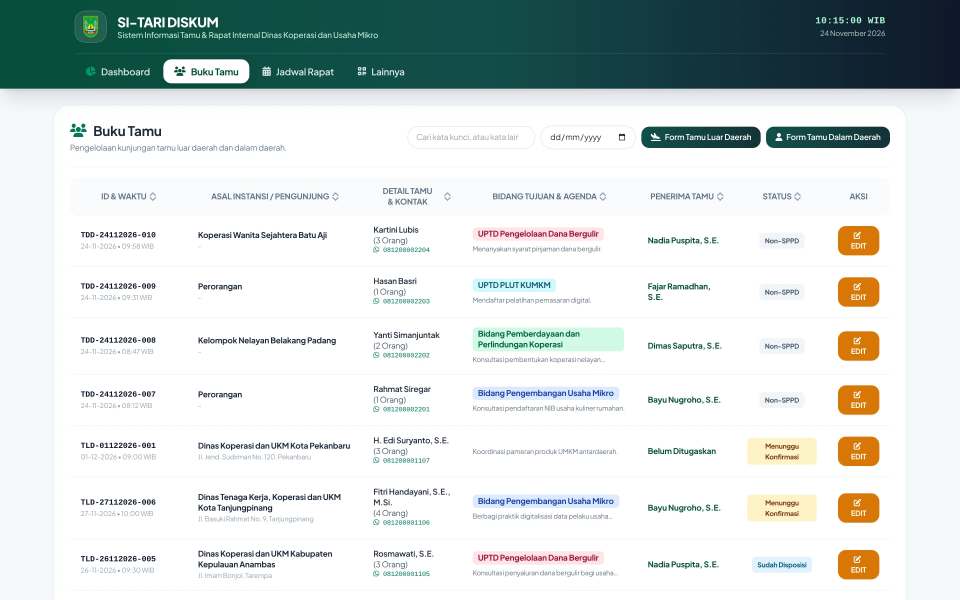
#> input picture projects/sitari/presentation/assets/buku-tamu.webp, 2880 x 1800 px, given in place of visit-konfirmasi.webp, which was not available (shown at 1/3 size)
$ python crop-modals.py
#> lines starting #> are read from the running program, lines starting #| are printed output that depends on the picture; after the words box and inside, x2 and y2 are one past the last pixel; in counts of white or black regions, pixels touching at a corner belong together
"""Crops modal screenshots (assets/<name>.webp) to the white dialog, saved as assets/<name>-crop.webp."""
import pathlib, sys
from PIL import Image
d = pathlib.Path(__file__).parent / 'assets'
NAMES = ['visit-konfirmasi', 'visit-konfirmasi-bottom', 'visit-disposisi', 'visit-notifikasi', 'visit-kedatangan',
         'visit-sppd', 'visit-selesai', 'tdd-detail', 'presensi-qr', 'presensi-daftar', 'kalender-agenda', 'e-notula']
for n in NAMES:
    im = Image.open(d / f'{n}.webp').convert('RGB')
#> im is the input picture: PIL image 2880x1800 RGB; mean R, G, B 210.9, 218.4, 217.1
    w, h = im.size
#> w = 2880; h = 1800
    g = im.convert('L').point(lambda v: 255 if v >= 246 else 0)
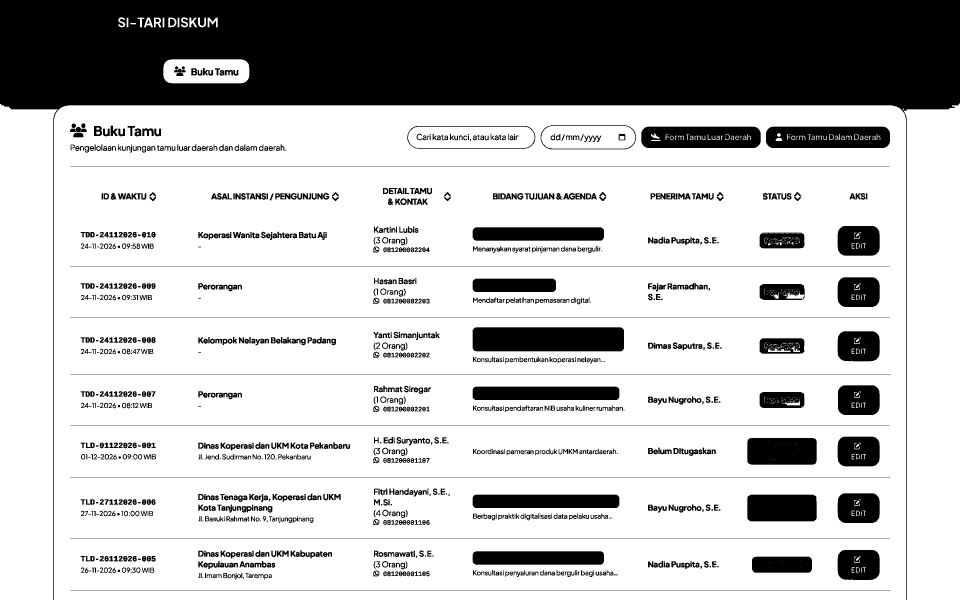
#> g: PIL image 2880x1800 L (shown at 1/3 size); 73.9% white; 1689 black regions (382 under 20 px), largest, box (x1, y1, x2, y2) and area: (0, 0, 2880, 1800) 897891, (1418, 982, 1872, 1054) 32566, (2298, 380, 2670, 444) 21509
    # only the middle band, so a toast in the corner does not widen the box
    band = g.crop((int(w * 0.12), 0, int(w * 0.88), h))
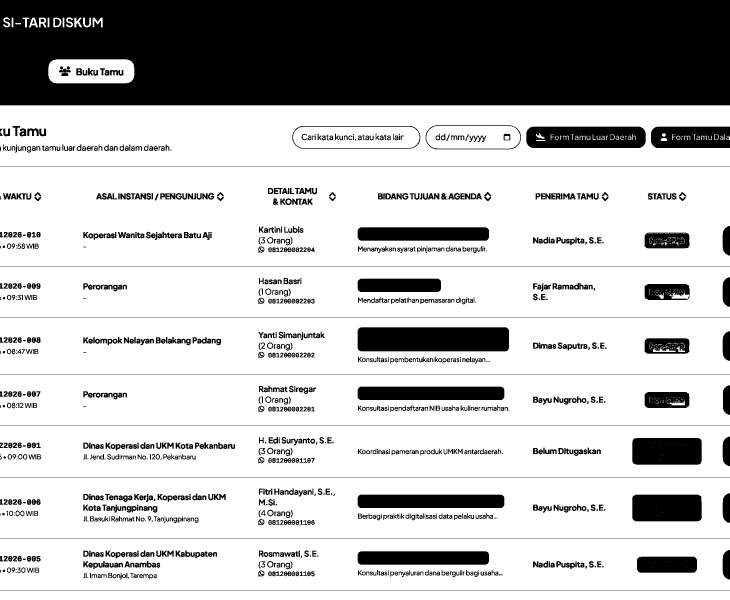
#> band: PIL image 2189x1800 L (shown at 1/3 size); 73.7% white; 1532 black regions (357 under 20 px), largest, box (x1, y1, x2, y2) and area: (0, 0, 2189, 316) 669674, (1073, 982, 1527, 1054) 32566, (1579, 380, 1937, 444) 20964
    box = band.getbbox()
#> box = (0, 52, 2189, 1800)
    if not box:
        print('no box', n); continue
    l, t, r, b = box
#> l = 0; t = 52; r = 2189; b = 1800
    l += int(w * 0.12); r += int(w * 0.12)
#> after `l += int(w * 0.12)`: l = 345
#> after `r += int(w * 0.12)`: r = 2534
    pad = 16
    im.crop((max(0, l - pad), max(0, t - pad), min(w, r + pad), min(h, b + pad))).save(d / f'{n}-crop.webp', 'WEBP', quality=88, method=6)
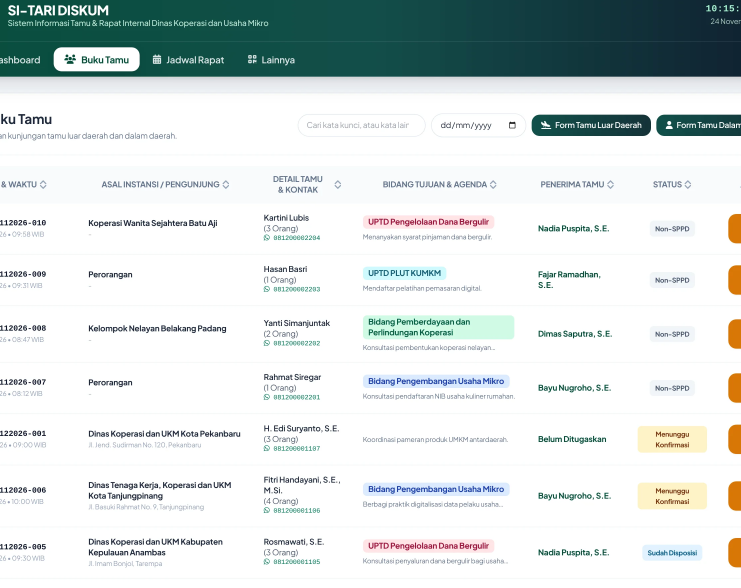
#> saved as visit-konfirmasi-crop.webp: PIL image 2221x1764 RGB (shown at 1/3 size); mean R, G, B 215.2, 222.6, 222
    print(n, (r - l, b - t))
#| visit-konfirmasi (2189, 1748)
#> pass 2 of the loop `for n in NAMES:`:
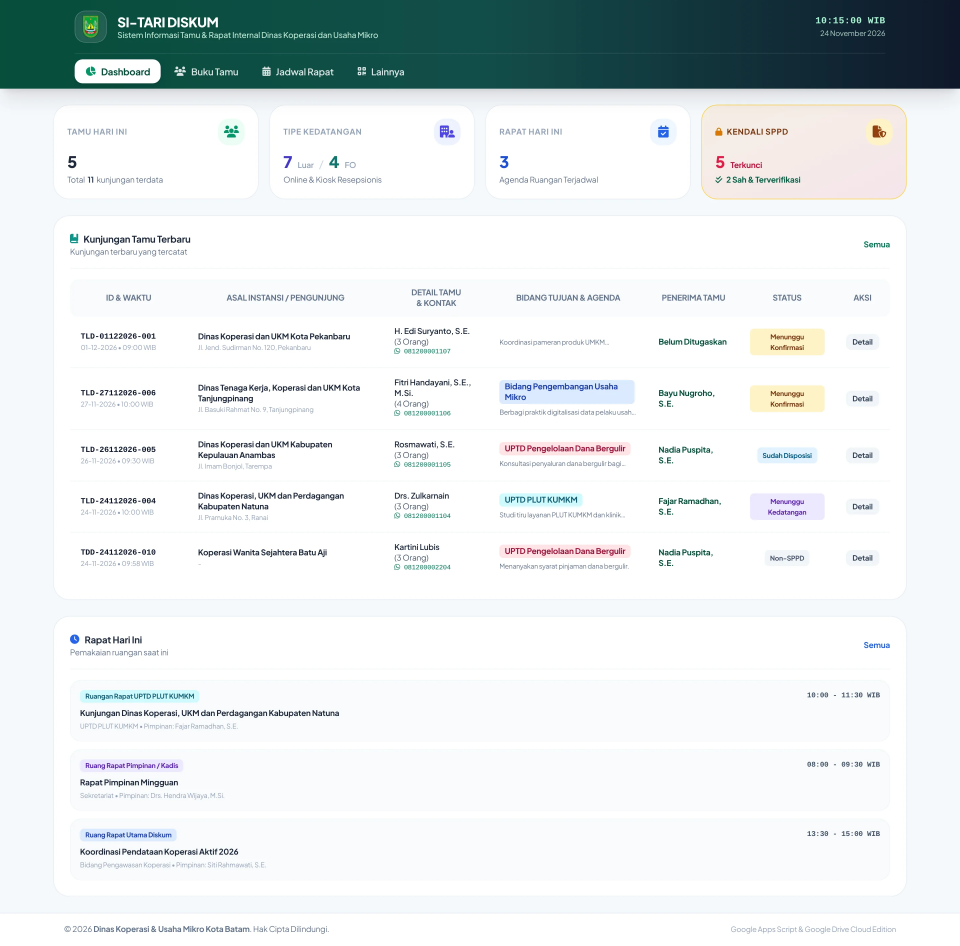
#> input picture projects/sitari/presentation/assets/dashboard-full.webp, 2880 x 2836 px, given in place of visit-konfirmasi-bottom.webp, which was not available (shown at 1/3 size)
#> im is the input picture: PIL image 2880x2836 RGB; mean R, G, B 225.9, 231.6, 232.3
#> `g = im.convert('L').point(lambda v: 255 if v >= 246 else 0)`:
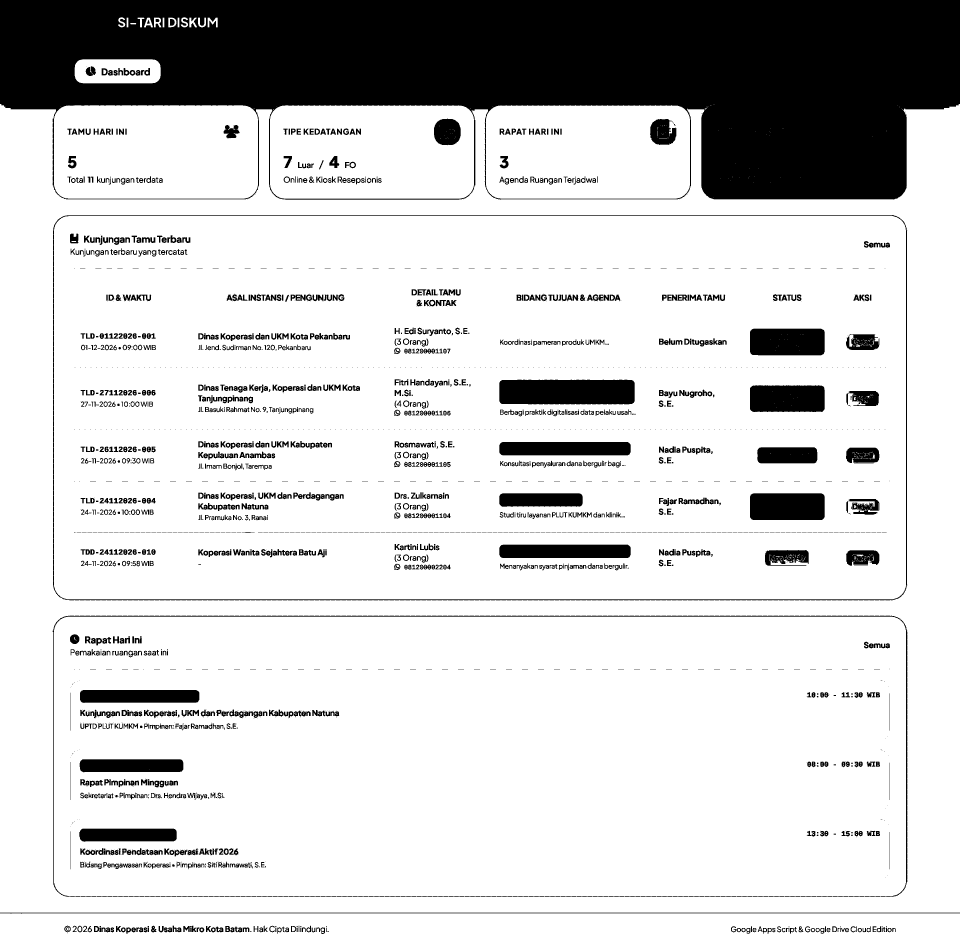
#> g: PIL image 2880x2836 L (shown at 1/3 size); 81.6% white; 2836 black regions (1385 under 20 px), largest, box (x1, y1, x2, y2) and area: (0, 0, 2880, 599) 1077062, (1498, 1139, 1904, 1213) 29493, (159, 645, 2722, 1801) 18988
#> band: PIL image 2189x2836 L; 81.3% white; 2370 black regions (1150 under 20 px), largest, box (x1, y1, x2, y2) and area: (0, 0, 2189, 599) 810384, (1153, 1139, 1559, 1213) 29493, (1905, 1480, 2129, 1560) 17793
#> box = (0, 52, 2189, 2836)
#> `l, t, r, b = box`: l = 0; r = 2189; b = 2836
#> `l += int(w * 0.12)`: l = 345
#> `r += int(w * 0.12)`: r = 2534
#> `im.crop((max(0, l - pad), max(0, t - pad), min(w, r + pad), min(h, b +..`:
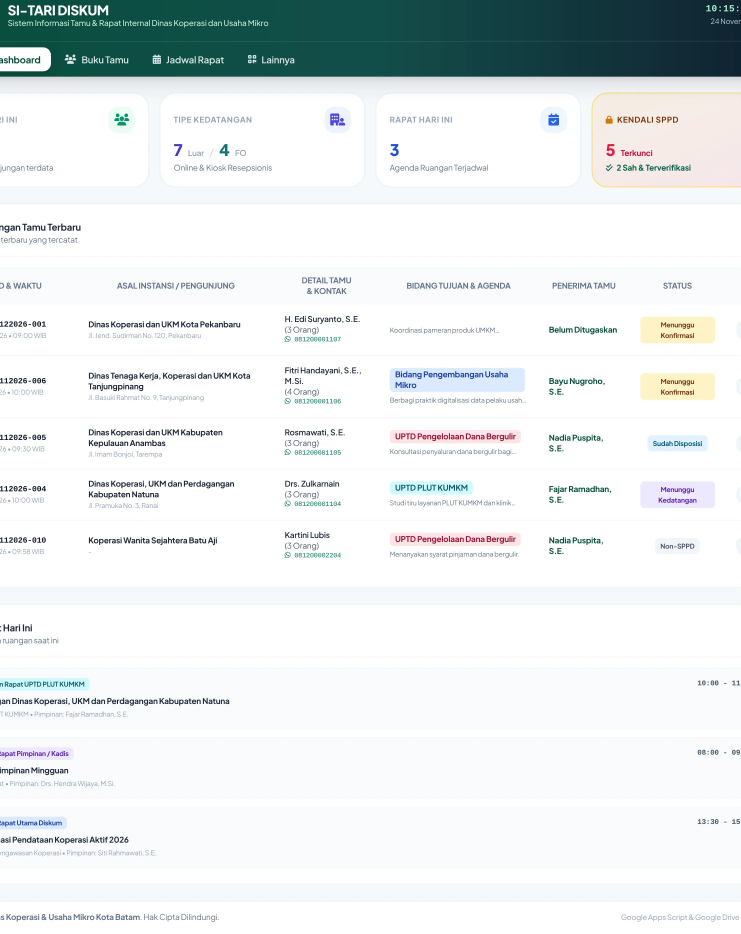
#> saved as visit-konfirmasi-bottom-crop.webp: PIL image 2221x2800 RGB (shown at 1/3 size); mean R, G, B 228.9, 233.9, 234.4
#| visit-konfirmasi-bottom (2189, 2784)
#> (the run stopped early here; a loop or call above may not have finished)
